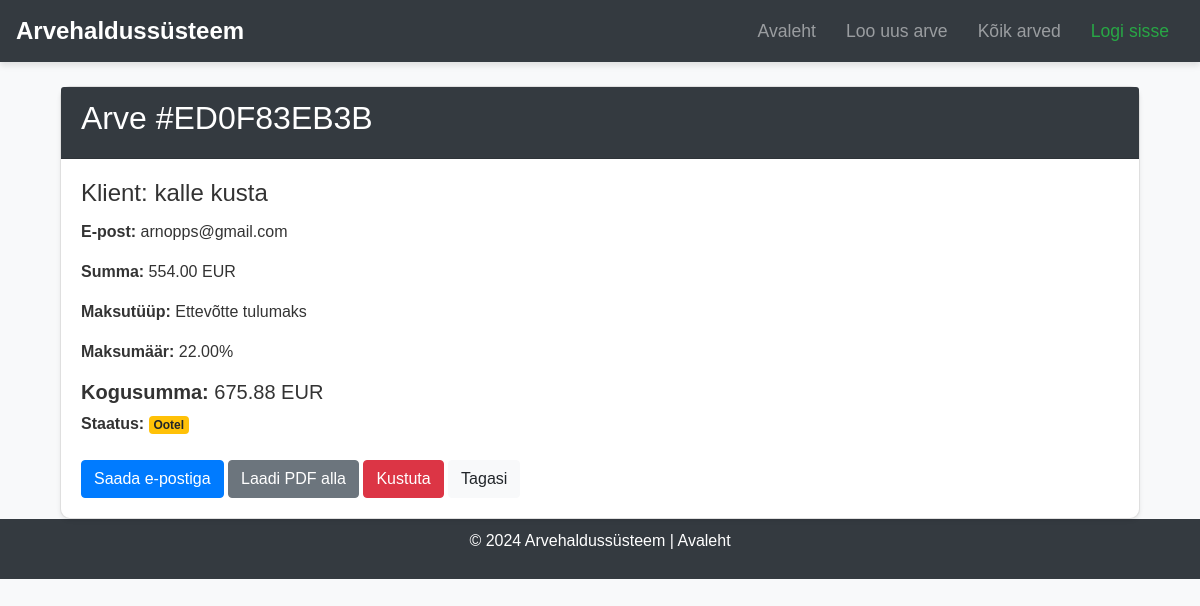
Screenshot of /invoice/4/ with the database file from the repository.
### invoices/models.py (models this page shows, shortened)
class Invoice(models.Model):
    user = models.ForeignKey(User, on_delete=models.CASCADE)  # Kasutaja seos
    invoice_number = models.CharField(max_length=20, unique=True, editable=False)
    client_name = models.CharField(max_length=200, verbose_name="Kliendi nimi")
    client_email = models.EmailField(verbose_name="E-post")
    client_address = models.TextField(blank=True, verbose_name="Aadress")
    client_phone = models.CharField(max_length=15, blank=True, verbose_name="Telefon")
    amount = models.DecimalField(max_digits=10, decimal_places=2, verbose_name="Summa")
    currency = models.CharField(max_length=3, choices=CURRENCY_CHOICES, default="EUR", verbose_name="Valuuta")
    tax_type = models.CharField(max_length=10, choices=TAX_CHOICES, default="VAT", verbose_name="Maksutüüp")
    tax_rate = models.DecimalField(max_digits=5, decimal_places=2, default=Decimal("20.00"), verbose_name="Maksumäär (%)")
    total_amount = models.DecimalField(max_digits=10, decimal_places=2, blank=True, null=True, verbose_name="Kogusumma")
    status = models.CharField(max_length=10, choices=STATUS_CHOICES, default="pending", verbose_name="Staatus")
    created_at = models.DateTimeField(auto_now_add=True, verbose_name="Loodud")
    due_date = models.DateField(null=True, blank=True, verbose_name="Maksetähtaeg")
    paid_at = models.DateTimeField(null=True, blank=True, verbose_name="Makstud kuupäev")
    class Meta:
        ordering = ["-created_at"]
        verbose_name = "Arve"
        verbose_name_plural = "Arved"

### invoices/views.py (the view)
# urls.py: path("invoice/<int:invoice_id>/", invoice_detail, name="invoice_detail"),
def invoice_detail(request, invoice_id):
    invoice = get_object_or_404(Invoice, id=invoice_id)
    return render(request, "invoice_detail.html", {"invoice": invoice})

### invoices/templates/invoice_detail.html (shortened to what this page needs)
{% extends "base.html" %}
{% block content %}
<div class="container">
    <div class="card shadow-sm">
        <div class="card-header bg-dark text-white">
            <h2>Arve #{{ invoice.invoice_number }}</h2>
        </div>
        <div class="card-body">
            <h4 class="card-title">Klient: {{ invoice.client_name }}</h4>
            <p class="card-text"><strong>E-post:</strong> {{ invoice.client_email }}</p>
            <p class="card-text"><strong>Summa:</strong> {{ invoice.amount }} {{ invoice.currency }}</p>
            <p class="card-text"><strong>Maksutüüp:</strong> {{ invoice.get_tax_type_display }}</p>
            <p class="card-text"><strong>Maksumäär:</strong> {{ invoice.tax_rate }}%</p>
            <h5><strong>Kogusumma:</strong> {{ invoice.total_amount }} {{ invoice.currency }}</h5>
            <p><strong>Staatus:</strong>
                {% if invoice.paid %}
                    <span class="badge badge-success">Makstud</span>
                {% else %}
                    <span class="badge badge-warning">Ootel</span>
                {% endif %}
            </p>
            <div class="mt-4">
                <a href="{% url 'send_invoice' invoice.id %}" class="btn btn-primary">Saada e-postiga</a>
                <a href="{% url 'download_invoice' invoice.id %}" class="btn btn-secondary">Laadi PDF alla</a>
                <a href="{% url 'delete_invoice' invoice.id %}" class="btn btn-danger">Kustuta</a>
                <a href="{% url 'home' %}" class="btn btn-light">Tagasi</a>
            </div>
        </div>
    </div>
</div>
{% endblock %}

### invoices/templates/base.html (style rules this page uses)
html, body { height: 100%; font-family: Arial, sans-serif; background-color: #f8f9fa; color: #333; }
.card { border-radius: 10px; box-shadow: 0 4px 8px rgba(0, 0, 0, 0.1); }
.btn-primary { background-color: #007bff; border-color: #007bff; }

### rows the page displays
Invoice: invoice_number "ED0F83EB3B", client_name "kalle kusta", client_email "arnopps@gmail.com", amount "554.00", currency "EUR", tax_type "Ettevõtte tulumaks", tax_rate "22.00", total_amount "675.88"
